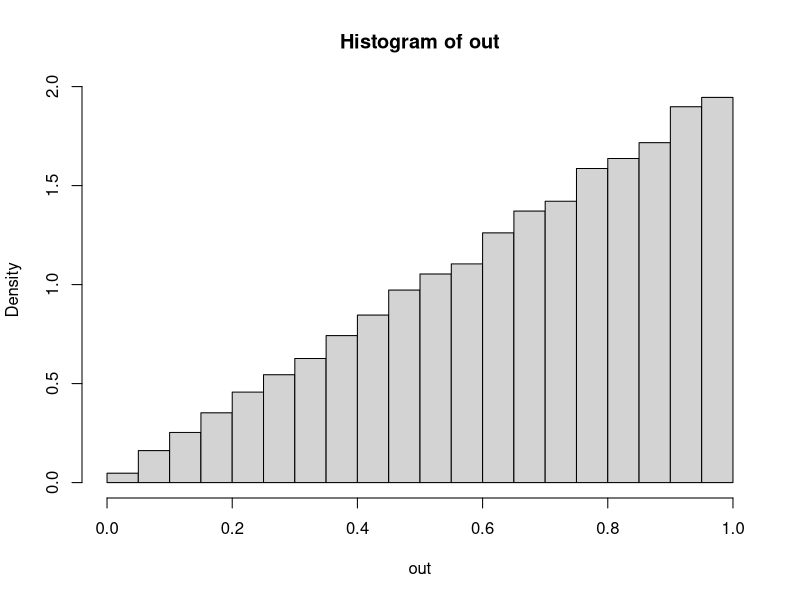

This chart was generated by the following R code:
x_times_2_sampler <- function(initial) {
  if (abs(initial) > 1) stop("The initial value must lay between 0 and 1")
  x <- runif(1)
  r <- ((2*x) / (2*initial))
  if (r >= runif(1)) return(x)
  else return(initial)
}

out <- numeric(length = 100000)

x <- .5

for (i in 1:100000) {
  x <- x_times_2_sampler(initial = x)
  out[i] <- x
}

hist(out,freq=F)
